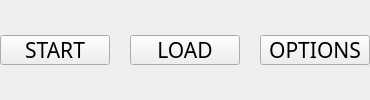
             <widget class="QFrame" name="buttons_is_loaded_frame">
              <property name="styleSheet">
               <string notr="true">QFrame{
background:none;
}</string>
              </property>
              <layout class="QHBoxLayout" name="horizontalLayout_5">
               <property name="spacing">
                <number>20</number>
               </property>
               <property name="leftMargin">
                <number>0</number>
               </property>
               <property name="topMargin">
                <number>0</number>
               </property>
               <property name="rightMargin">
                <number>0</number>
               </property>
               <property name="bottomMargin">
                <number>0</number>
               </property>
               <item>
                <widget class="QPushButton" name="startButton">
                 <property name="minimumSize">
                  <size>
                   <width>110</width>
                   <height>30</height>
                  </size>
                 </property>
                 <property name="maximumSize">
                  <size>
                   <width>110</width>
                   <height>30</height>
                  </size>
                 </property>
                 <property name="font">
                  <font>
                   <family>Yu Gothic UI Semilight</family>
                   <pointsize>16</pointsize>
                  </font>
                 </property>
                 <property name="text">
                  <string>START</string>
                 </property>
                </widget>
               </item>
               <item>
                <widget class="QPushButton" name="loadButton_2">
                 <property name="minimumSize">
                  <size>
                   <width>110</width>
                   <height>30</height>
                  </size>
                 </property>
                 <property name="maximumSize">
                  <size>
                   <width>110</width>
                   <height>30</height>
                  </size>
                 </property>
                 <property name="font">
                  <font>
                   <family>Yu Gothic UI Semilight</family>
                   <pointsize>16</pointsize>
                  </font>
                 </property>
                 <property name="text">
                  <string>LOAD</string>
                 </property>
                </widget>
               </item>
               <item>
                <widget class="QPushButton" name="optionsButton">
                 <property name="minimumSize">
                  <size>
                   <width>110</width>
                   <height>30</height>
                  </size>
                 </property>
                 <property name="maximumSize">
                  <size>
                   <width>110</width>
                   <height>30</height>
                  </size>
                 </property>
                 <property name="font">
                  <font>
                   <family>Yu Gothic UI Semilight</family>
                   <pointsize>16</pointsize>
                  </font>
                 </property>
                 <property name="text">
                  <string>OPTIONS</string>
                 </property>
                </widget>
               </item>
              </layout>
             </widget>
